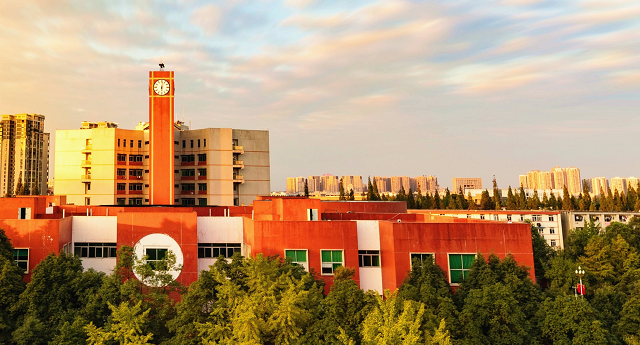
#> input picture week8/1.png, 640 x 345 px
$ python 1.py
#> lines starting #> are read from the running program, lines starting #| are printed output that depends on the picture
import cv2
import numpy as np
import matplotlib.pyplot as plt

image = cv2.imread(r'1.png')
#> image is the input picture: shape (345, 640, 3); mean B, G, R 110.1, 145.7, 176.9
# 1. 图像缩放
def resize_image(image, scale_factor):
#> called with scale_factor = 0.5
    width = int(image.shape[1] * scale_factor)
#> width = 320
    height = int(image.shape[0] * scale_factor)
#> height = 172
    resized_image = cv2.resize(image, (width, height))
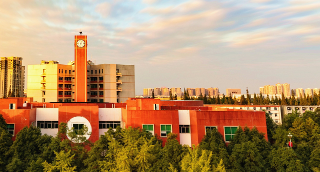
#> resized_image: shape (172, 320, 3); mean B, G, R 109.9, 145.5, 176.8
    return resized_image
# 2. 图像旋转
def rotate_image(image, angle):
#> called with angle = 45
    (h, w) = image.shape[:2]
#> h = 345; w = 640
    center = (w // 2, h // 2)
#> center = (320, 172)
    rotation_matrix = cv2.getRotationMatrix2D(center, angle, 1.0)
    rotated_image = cv2.warpAffine(image, rotation_matrix, (w, h))
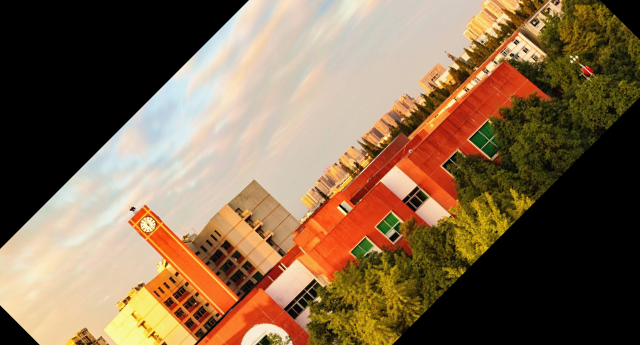
#> rotated_image: shape (345, 640, 3); mean B, G, R 77.3, 104.3, 129.3
    return rotated_image
# 3. 图像平移
def translate_image(image, tx, ty):
#> called with tx = 100, ty = 50
    translation_matrix = np.float32([[1, 0, tx], [0, 1, ty]])
    translated_image = cv2.warpAffine(image, translation_matrix, (image.shape[1], image.shape[0]))
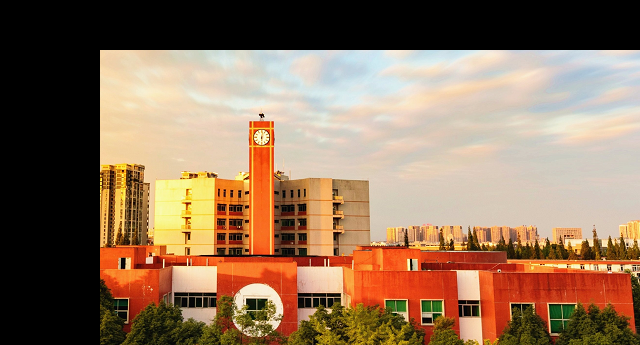
#> translated_image: shape (345, 640, 3); mean B, G, R 89.6, 113.5, 141.1
    return translated_image
# 4. 图像透视变换
def perspective_transform(image):
    # 定义透视变换前后的4个点
    rows, cols = image.shape[:2]
#> rows = 345; cols = 640
    pts1 = np.float32([[50, 50], [cols - 50, 50], [50, rows - 50], [cols - 50, rows - 50]])
    pts2 = np.float32([[10, 100], [cols - 100, 50], [100, rows - 10], [cols - 50, rows - 50]])
    matrix = cv2.getPerspectiveTransform(pts1, pts2)
    perspective_image = cv2.warpPerspective(image, matrix, (cols, rows))
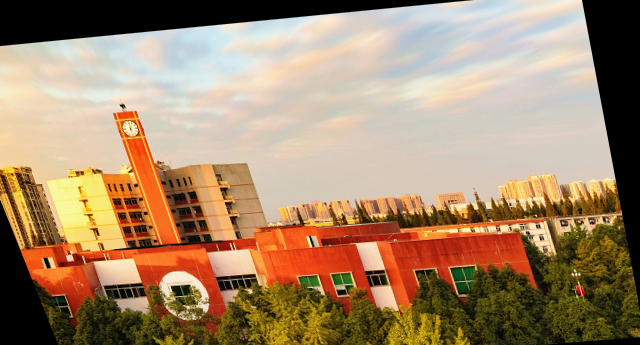
#> perspective_image: shape (345, 640, 3); mean B, G, R 107.6, 136.6, 164.1
    return perspective_image
scaled_image = resize_image(image, 0.5)
rotated_image = rotate_image(image, 45)
translated_image = translate_image(image, 100, 50)
perspective_image = perspective_transform(image)
# 1. 显示缩放后的图像
cv2.imshow('缩放', scaled_image)
cv2.waitKey(0)
cv2.destroyAllWindows()
# 2. 显示旋转后的图像
cv2.imshow('旋转', rotated_image)
cv2.waitKey(0)
cv2.destroyAllWindows()
# 3. 显示平移后的图像
cv2.imshow('平移', translated_image)
cv2.waitKey(0)
cv2.destroyAllWindows()
# 4. 显示透视变换后的图像
cv2.imshow('透视', perspective_image)
cv2.waitKey(0)
cv2.destroyAllWindows()

$ run again, with week8/qizi.jpg saved as week8/1.png
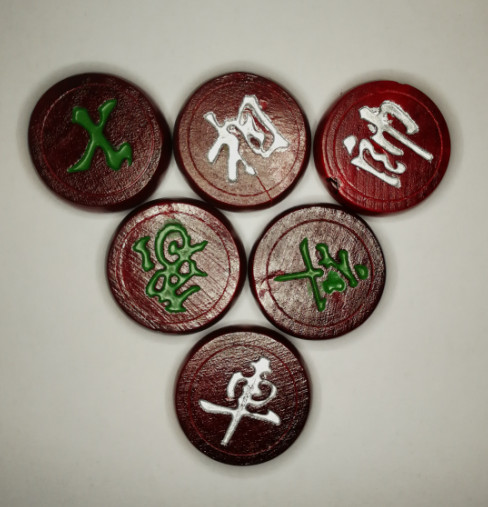
#> input picture week8/qizi.jpg, 488 x 507 px
#> image is the input picture: shape (507, 488, 3); mean B, G, R 127.7, 138.4, 149.3
#> in translate_image, `translated_image = cv2.warpAffine(image, translation_matrix, (image.sh..`:
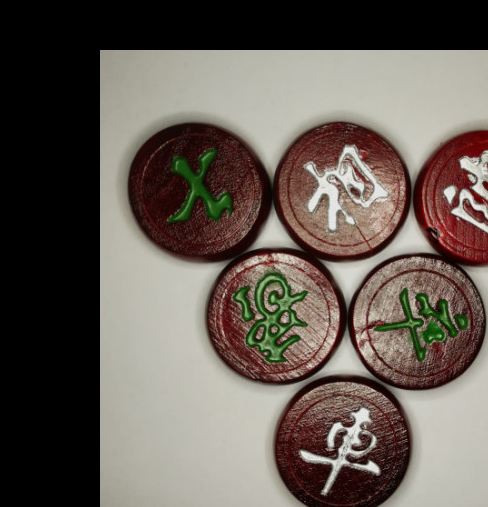
#> translated_image: shape (507, 488, 3); mean B, G, R 84.2, 91.9, 100.8
#> in perspective_transform, `perspective_image = cv2.warpPerspective(image, matrix, (cols, rows))`:
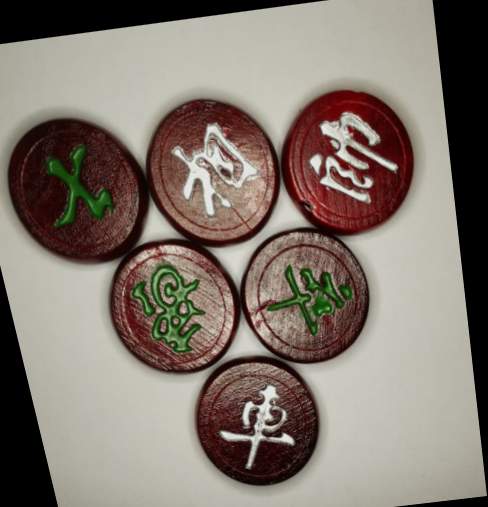
#> perspective_image: shape (507, 488, 3); mean B, G, R 110.9, 120.3, 130.6
